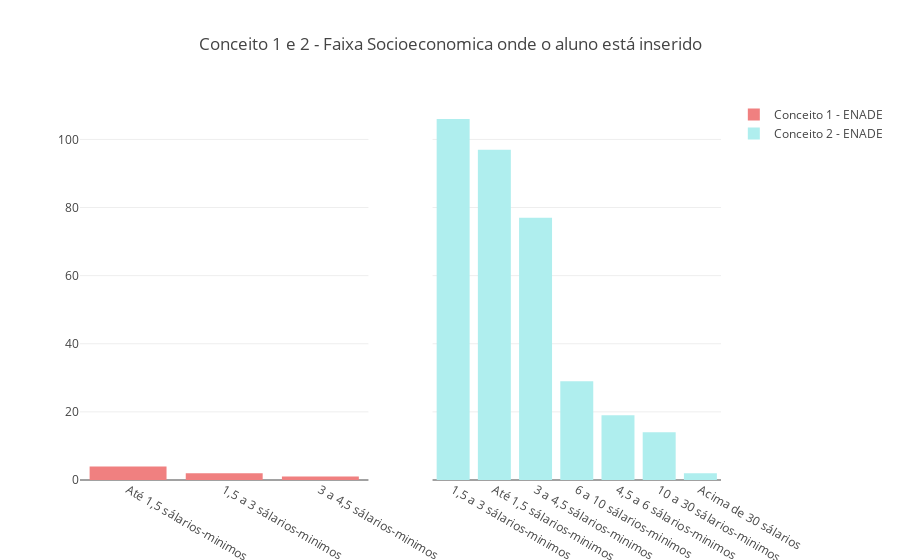

The code cell stored with this chart in its notebook:
### Code cell
fig['layout'].update(title='Conceito 1 e 2 - Faixa Socioeconomica onde o aluno está inserido')
iplot(fig)

### Figure 1 — Plotly figure (JSON) as saved in the notebook; plotly's stock layout.template omitted (floating-point values rounded to 4 significant figures)
{"data": [{"marker": {"color": "#F08080"}, "name": "Conceito 1 - ENADE", "type": "bar", "uid": "6066565c-26f2-4407-a1e4-a16b272bd3a2", "x": ["Até 1,5 sálarios-minimos", "1,5 a 3 sálarios-minimos", "3 a 4,5 sálarios-minimos"], "xaxis": "x", "y": [4, 2, 1], "yaxis": "y"}, {"marker": {"color": "#AFEEEE"}, "name": "Conceito 2 - ENADE", "type": "bar", "uid": "d8fc5822-453e-4848-bb9e-2104bc400cae", "x": ["1,5 a 3 sálarios-minimos", "Até 1,5 sálarios-minimos", "3 a 4,5 sálarios-minimos", "6 a 10 sálarios-minimos", "4,5 a 6 sálarios-minimos", "10 a 30 sálarios-minimos", "Acima de 30 sálarios"], "xaxis": "x2", "y": [106, 97, 77, 29, 19, 14, 2], "yaxis": "y"}], "layout": {"title": {"text": "Conceito 1 e 2 - Faixa Socioeconomica onde o aluno está inserido"}, "xaxis": {"anchor": "y", "domain": [0, 0.45]}, "xaxis2": {"anchor": "free", "domain": [0.55, 1], "position": 0}, "yaxis": {"anchor": "x", "domain": [0, 1]}}}
